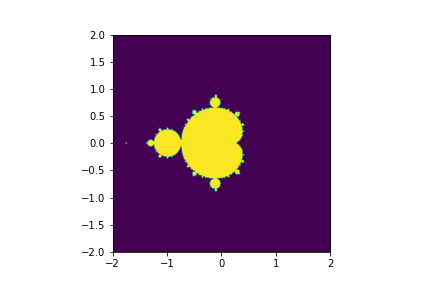

Python code for this plot:
# -*- coding: utf-8 -*-
"""
Created on Sun May 16 10:40:08 2021

@author: aishw
"""

# The Mandelbrot Set: 
import numpy as np
from time import time
import matplotlib
matplotlib.use('Agg') 
from matplotlib import pyplot as plt



def simple_mandelbrot(width, height, real_low, real_high, imaginary_low, imaginary_high, max_iters):
    real_vals = np.linspace(real_low, real_high, width)
    imag_vals = np.linspace(imaginary_low, imaginary_high, height)
    
    mandelbrot_graph = np.ones((height, width), dtype = np.float32)
    
    # Iterate through each cell
    for x in range(width):
        for y in range(height):
            c = np.complex64(real_vals[x] + imag_vals[y] * 1j)
            z = np.complex64(0)
            for i in range(max_iters):
                z = z**2 + c
                if(np.abs(z) > 2):
                    # z is a not a member of mandelbrot set - so set it to 0
                    mandelbrot_graph[y, x] = 0
                    break
    return mandelbrot_graph

if __name__ == '__main__':
    t1 = time()
    mandel = simple_mandelbrot(512, 512, -2, 2, -2, 2, 256)
    t2 = time()
    mandel_time = t2 - t1
    
    t1 = time()
    fig = plt.figure(1)
    plt.imshow(mandel, extent=(-2, 2, -2, 2))
    plt.savefig('mandelbrot.png', dpi=fig.dpi)
    t2 = time()
    dump_time = t2 - t1
    
    print(f'It took {mandel_time} sec to calculate the Mandelbrot graph.')
    print(f'It took {dump_time} sec to dump the image.')
    